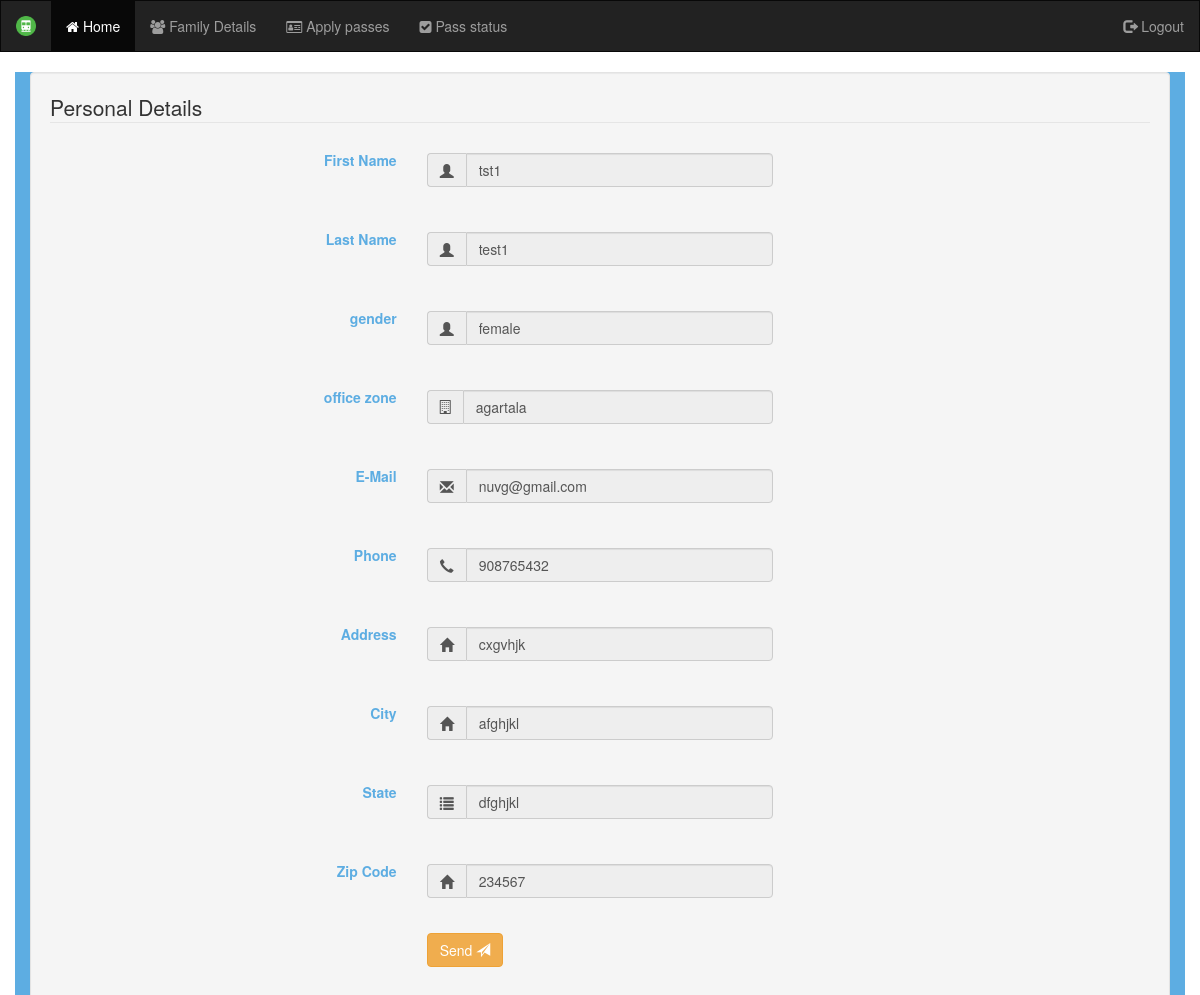
Screenshot of /welcome.php (signed in) with the database file from the repository.
### tables this page shows
CREATE TABLE `personal` (
  `emp_id` bigint(20) NOT NULL,
  `emp_unique_id` varchar(20) NOT NULL,
  `password` text NOT NULL,
  `first_name` varchar(50) NOT NULL,
  `last_name` varchar(50) NOT NULL,
  `gender` varchar(11) NOT NULL,
  `age` int(11) NOT NULL,
  `date_of_joining` date NOT NULL,
  `class_type_id` int(11) NOT NULL,
  `office_zone` varchar(50) NOT NULL,
  `Email` varchar(100) NOT NULL,
  `Phone` bigint(50) NOT NULL,
  `Address` varchar(100) NOT NULL,
  `City` varchar(50) NOT NULL,
  `State` varchar(20) NOT NULL,
  `Zip` int(20) NOT NULL
);

### welcome.php (the view, shortened to what this page needs)
<?php
$emp_id = $_SESSION['emp_id'];
require_once("db_con.php");
?>
<html>
  <head>
    <link rel="stylesheet" type="text/css" href="style.css">
    <link rel="stylesheet" href="https://maxcdn.bootstrapcdn.com/bootstrap/3.4.0/css/bootstrap.min.css">
    <link rel="stylesheet" href="https://cdnjs.cloudflare.com/ajax/libs/font-awesome/4.7.0/css/font-awesome.min.css">
  </head>
  <body>
  <nav class="navbar navbar-inverse" style = "border-radius:0px">
    <div class="container-fluid">
      <div class="navbar-header">
        <a class="navbar-brand" href="#">
          <img src="image/logo.png"/>
        </a>
      </div>
      <ul class="nav navbar-nav">
        <li class="active"><a href="#"> <i class="fa fa-home"></i> Home</a></li>
        <li><a href = "family.php"><i class="fa fa-group" aria-hidden="true"></i> Family Details</a></li>
        <li><a href="apply_pass.php"><i class="fa fa-id-card-o" aria-hidden="true"></i> Apply passes</a></li>
        <li><a href="pass_status.php"><i class="fa fa-check-square" aria-hidden="true"></i> Pass status</a></li>
      </ul>
      <ul class="nav navbar-nav navbar-right">
        <li><a href="logout.php"><span class="glyphicon glyphicon-log-out"></span> Logout</a></li>
      </ul>
    </div>
  </nav>
    <div class="container" style="background-color: #5DADE2">
      <form class="well form-horizontal" action=" " method="post"  id="contact_form">
        <fieldset style="color: #5DADE2">
          <legend>Personal Details</legend>
          <?php
          $query = "select * from personal where emp_id = '$emp_id'";
          $res = @mysqli_query($conn,$query) or die("error in query ".$query);
          $row = mysqli_fetch_assoc($res);
          ?>
          <div class="form-group">
            <label class="col-md-4 control-label">First Name</label>
            <div class="col-md-4 inputGroupContainer">
            <div class="input-group">
            <span class="input-group-addon"><i class="glyphicon glyphicon-user"></i></span>
            <input  name="first_name" placeholder="First Name" class="form-control"  type="text" required disabled value = "<?php echo($row['first_name']); ?>">
              </div>
            </div>
          </div>
          <div class="form-group">
            <label class="col-md-4 control-label" >Last Name</label>
              <div class="col-md-4 inputGroupContainer">
              <div class="input-group">
            <span class="input-group-addon"><i class="glyphicon glyphicon-user"></i></span>
            <input name="last_name" placeholder="Last Name" class="form-control"  type="text" required disabled  value = "<?php echo($row['last_name']); ?>">
              </div>
            </div>
          </div>
           <div class="form-group">
              <label class="col-md-4 control-label">gender</label>
                <div class="col-md-4">
                  <?php
                    $gender = $row['gender'];
                      if($gender == 'm')
                        $g = "male";
                      else
                        $g = "female";
                  ?>
                  <div class="input-group">
            <span class="input-group-addon"><i class="glyphicon glyphicon-user"></i></span>
            <input name="gender" class="form-control"  type="text" required disabled  value = "<?php echo($g); ?>">
              </div>
               </div>
            </div>
          <div class="form-group">
            <label class="col-md-4 control-label">office zone</label>
              <div class="col-md-4  inputGroupContainerr">
                  <div class="input-group">
                      <span class="input-group-addon"><i class="fa fa-building-o"></i></span>
                      <input name="office" class="form-control"  type="text" required disabled  value = "<?php echo($row['office_zone']); ?>">
                  </div>
            </div>
          </div>
          <div class="form-group">
            <label class="col-md-4 control-label">E-Mail</label>
            <div class="col-md-4 inputGroupContainer">
              <div class="input-group">
                  <span class="input-group-addon"><i class="glyphicon glyphicon-envelope"></i></span>
                  <input name="Email" placeholder="E-Mail Address" class="form-control"  type="text" required disabled  value = "<?php echo($row['Email']); ?>">
              </div>
            </div>
          </div>
          <div class="form-group">
            <label class="col-md-4 control-label">Phone</label>
              <div class="col-md-4 inputGroupContainer">
              <div class="input-group">
                  <span class="input-group-addon"><i class="glyphicon glyphicon-earphone"></i></span>
            <input name="Phone" placeholder="(845)555-1212" class="form-control" type="text" required disabled  value = "<?php echo($row['Phone']); ?>">
              </div>
            </div>
          </div>
          <div class="form-group">
            <label class="col-md-4 control-label">Address</label>
              <div class="col-md-4 inputGroupContainer">
              <div class="input-group">
                  <span class="input-group-addon"><i class="glyphicon glyphicon-home"></i></span>
            <input name="Address" placeholder="Address" class="form-control" type="text" required disabled  value = "<?php echo($row['Address']); ?>">
              </div>
            </div>
          </div>
          <div class="form-group">
            <label class="col-md-4 control-label">City</label>
              <div class="col-md-4 inputGroupContainer">
              <div class="input-group">
                  <span class="input-group-addon"><i class="glyphicon glyphicon-home"></i></span>
            <input name="City" placeholder="city" class="form-control"  type="text" required disabled  value = "<?php echo($row['City']); ?>">
              </div>
            </div>
          </div>
          <div class="form-group">
            <label class="col-md-4 control-label">State</label>
                <div class="col-md-4 inputGroupContainer">
                  <div class="input-group">
                      <span class="input-group-addon"><i class="glyphicon glyphicon-list"></i></span>
                      <input name="office" class="form-control"  type="text" required disabled  value = "<?php echo($row['State']); ?>">
                  </div>
                </div>
          </div>
          <div class="form-group">
            <label class="col-md-4 control-label">Zip Code</label>
              <div class="col-md-4 inputGroupContainer">
                <div class="input-group">
                    <span class="input-group-addon"><i class="glyphicon glyphicon-home"></i></span>
                    <input name="zip" placeholder="Zip Code" class="form-control"  type="text" required disabled  value = "<?php echo($row['Zip']); ?>">
                </div>
              </div>
          </div>
          <div class="form-group">
            <label class="col-md-4 control-label"></label>
            <div class="col-md-4">
              <button type="submit" class="btn btn-warning" >Send <span class="glyphicon glyphicon-send"></span></button>
            </div>
          </div>
          </fieldset>
      </form>
    </div>
  </body>
</html>

### style.css (style rules this page uses)
body { background-repeat: no-repeat; background-size: 100% 100%; background-attachment: fixed; background-position: center; color: white; font-family: Arial; }
.navbar-brand>img { max-height: 100%; height: 100%; width: auto; margin: 0 auto; -o-object-fit: contain; object-fit: contain; }
.input-group { margin-top: 10px; margin-bottom: 20px; }
.input-group-addon { background: transparent; border-radius: 0px; border: 0px; border-bottom: 1px solid white; font-size: 18px; color: gray; font-color:black; }
.form-control { background: transparent; border-radius: 0px; border: 0px; border-bottom: 1px solid white; padding: 15px; color: white; font-size: 21px; }

### welcome.php (style rules this page uses)
.navbar-brand>img { max-height: 100%; height: 100%; width: auto; margin: 0 auto; -o-object-fit: contain; object-fit: contain; }

### rows the page displays
personal: first_name "tst1", last_name "test1", gender "female", office "agartala", Email "nuvg@gmail.com", Phone "908765432", Address "cxgvhjk", City "afghjkl", office "dfghjkl", zip "234567"
